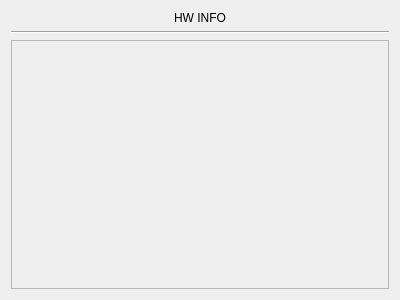
<?xml version="1.0" encoding="UTF-8"?>
<ui version="4.0">
 <class>HWINFO</class>
 <widget class="QWidget" name="HWINFO">
  <property name="geometry">
   <rect>
    <x>0</x>
    <y>0</y>
    <width>400</width>
    <height>300</height>
   </rect>
  </property>
  <property name="windowTitle">
   <string>HWINFO</string>
  </property>
  <layout class="QGridLayout" name="gridLayout">
   <item row="2" column="0">
    <widget class="QScrollArea" name="hwinfoList">
     <property name="widgetResizable">
      <bool>true</bool>
     </property>
     <widget class="QWidget" name="scrollAreaWidgetContents">
      <property name="geometry">
       <rect>
        <x>0</x>
        <y>0</y>
        <width>380</width>
        <height>252</height>
       </rect>
      </property>
      <layout class="QGridLayout" name="hwinfoListLayout"/>
     </widget>
    </widget>
   </item>
   <item row="0" column="0">
    <widget class="QLabel" name="label">
     <property name="text">
      <string>HW INFO</string>
     </property>
     <property name="alignment">
      <set>Qt::AlignCenter</set>
     </property>
    </widget>
   </item>
   <item row="1" column="0">
    <widget class="Line" name="line">
     <property name="orientation">
      <enum>Qt::Horizontal</enum>
     </property>
    </widget>
   </item>
  </layout>
 </widget>
 <resources/>
 <connections/>
</ui>
